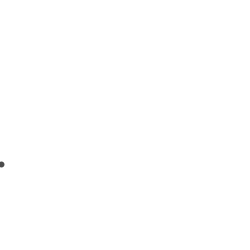
Frame 1 (no input)
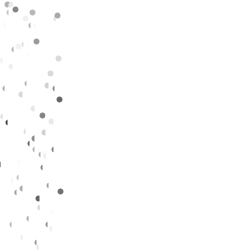
Frame 60 (the mouse pressed at the canvas centre just before this capture)
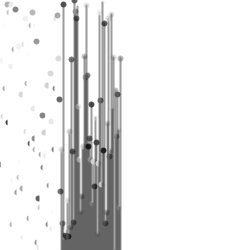
Frame 120 (the mouse held since frame 60 and released just before this capture)

The Processing sketch that drew these frames (run headless with seeded random() and noise(); from frame 60 on, the mouse is pressed at the canvas centre):

// Processing sketch: processing_18590
// ── processing_18590.pde

void setup() {
  size(250, 250);
  background(255);
  smooth();
}

float x = 0;
float y = 0;

void draw() {
  float r = (random(255));  ///random height for lines
  x = x + 1;              //x+1=lines move across page
  if (x > width) {        //gets it to loop
    x = 0;
  }
  if(mousePressed || keyPressed){ //if mouse or key is pressed
   stroke(0,100);                //stroke turns to thinner black lines
  strokeWeight(2);               
  line(x, 250, x, r);            //250=line starts at bottom of page
  }                              //x=x-cordinate that moves across screen by 1
                                 //r=random height of line
  else {                       
    stroke(255);              //if key or mouse not pressed, lines become white
    strokeWeight(4);          //and thicker
    line(x, 255, x, r);
  }
 
 strokeWeight(6);
 stroke(random(255),random(255)); //creates points on top of lines
 point(x,r);
}
